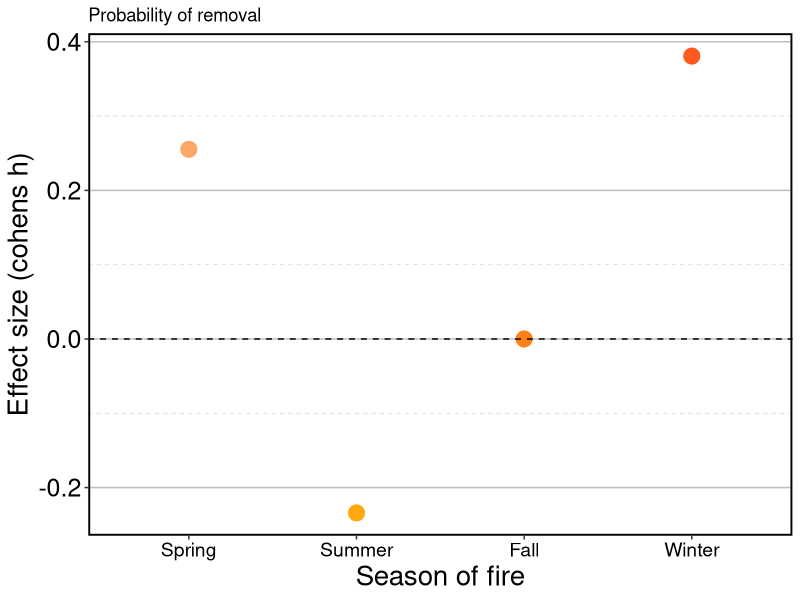
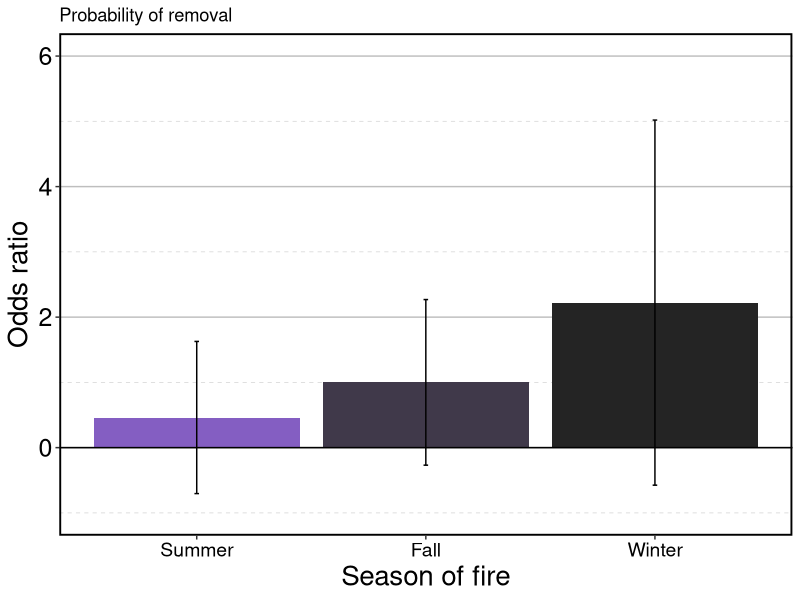

Write R code to recreate these figures, in order. (Note: this script raises an error after producing the figures.)
#### SET UP WORKSPACE ####

library(tidyverse)
library(ggplot2)

firecolors1 <- c("#FE8116", "#FDA766","#FFA80F", "#FE5A1D")


#### Probability of removal - Cohen's h ####

probRem_es <- read_csv("02_Clean_data/propRem_ch.csv")

names(probRem_es)

ggplot(data = probRem_es) +
  geom_point(aes(x=factor(burn_season, 
                          level=c("Spring", "Summer", "Fall", "Winter")),
                 y=cohen.h, color=burn_season),
             size=5)+
  geom_hline(yintercept = 0,
             linetype="dashed")+
  scale_color_manual(values=firecolors1)+
  labs(x="Season of fire",
       y="Effect size (cohens h)",
       title = "Probability of removal")+
  theme_bw()+
  theme(axis.title = element_text(size = 20),
        axis.text.y = element_text(color = "black",
                                   size = 18),
        axis.text.x = element_text(color = "black",
                                   size = 14),
        panel.grid.major.x = element_blank(),
        panel.grid.major.y = element_line(size = 0.5,
                                          colour = "gray"),
        panel.grid.minor.y = element_line(linetype = 2,
                                          color = "lightgray"),
        panel.border = element_rect(colour = "black", 
                                    fill=NA, size=1.3),
        legend.text = element_text(size = 18),
        legend.position="none",
        legend.title = element_text(size = 19))

# ggsave("05_Figures/effsize_remProb_ch.jpg", height=10, width= 10)

#### Probability of Removal - Odds Ratio ####

seasoncolors1 <- c('#40394A','#845EC2','#242424')

remProb.or <- read_csv("02_Clean_data/propRem_or.csv")

ggplot(data=remProb.or)+
  geom_col(aes(x=factor(burn_season, 
                          level=c("Summer", "Fall", "Winter")), 
                 y=odds.ratio, fill=burn_season),
             size = 5)+
  geom_errorbar(aes(x=factor(burn_season, 
                             level=c("Summer", "Fall", "Winter")), 
                    y=odds.ratio, 
                    ymin=lcl,
                    ymax=ucl,
                    fill=burn_season),
                width=.02) +
  scale_fill_manual(values=seasoncolors1)+
  scale_y_continuous(limits=c(-1, 6))+
  geom_hline(yintercept = 0)+
  labs(y="Odds ratio",
       x="Season of fire",
       title="Probability of removal")+
  theme_bw()+
  theme(axis.title = element_text(size = 20),
        axis.text.y = element_text(color = "black",
                                   size = 18),
        axis.text.x = element_text(color = "black",
                                   size = 14),
        panel.grid.major.x = element_blank(),
        panel.grid.major.y = element_line(size = 0.5,
                                          colour = "gray"),
        panel.grid.minor.y = element_line(linetype = 2,
                                          color = "lightgray"),
        panel.border = element_rect(colour = "black", 
                                    fill=NA, size=1.3),
        legend.text = element_text(size = 18),
        legend.position="none",
        legend.title = element_text(size = 19))
  
# ggsave("05_Figures/effsize_remProb_lo.jpg", height=10, width= 10)

#### Amount of dung removed - Log Ratio ####
remno.lr <- read_csv("02_Clean_data/remNo_lrmod.csv")

ggplot() +
  geom_col(data=remno.lr,
           aes(x=factor(burn.season, level=c("Summer", "Fall", "Winter")), 
               y=emmean, 
               fill=burn.season))+
  geom_hline(yintercept = 0,
             linetype = "dashed")+
  geom_errorbar(data=remno.lr, 
                aes(x=burn.season, 
                    y=emmean, 
                    ymin=lower.CL,
                    ymax=upper.CL),
                width=.02,
                color="black")+
  scale_fill_manual(values=seasoncolors1)+
  xlab("Season of burn")+
  ylab("Effect size (lrr)")+
  theme_bw()+
  theme(axis.title = element_text(size = 20),
        axis.text.y = element_text(color = "black",
                                   size = 18),
        axis.text.x = element_text(color = "black",
                                   size = 14),
        panel.grid.major.x = element_blank(),
        panel.grid.major.y = element_line(size = 0.5,
                                          colour = "gray"),
        panel.grid.minor.y = element_line(linetype = 2,
                                          color = "lightgray"),
        panel.border = element_rect(colour = "black", 
                                    fill=NA, size=1.3),
        legend.text = element_text(size = 18),
        legend.position="none",
        legend.title = element_text(size = 19))

ggsave("05_Figures/effsize_remNo_lr.jpg", height=10, width= 10)

#### Amount of dung removed - Cohen's d ####
noRem_cd <- read_csv("02_Clean_data/remno_cd.csv")

ggplot(data=noRem_cd)+
  geom_col(aes(x=factor(burn_season, 
                          level=c("Spring", "Summer", "Fall", "Winter")),
                 y=Estimate,
                 fill=burn_season))+
  geom_hline(yintercept = 0,
             linetype = "dashed")+
  geom_errorbar(data=noRem_cd, 
                aes(x=burn_season, 
                    y=Estimate, 
                    ymin=lcl,
                    ymax=ucl),
                color="black",
                width=0.2)+
  scale_fill_manual(values=firecolors1)+
  labs(x="Season of fire",
       y="Effect size (Cohen's d)",
       title = "Amount of dung removed")+
  theme_bw()+
  theme(axis.title = element_text(size = 20),
        axis.text.y = element_text(color = "black",
                                   size = 18),
        axis.text.x = element_text(color = "black",
                                   size = 14),
        panel.grid.major.x = element_blank(),
        panel.grid.major.y = element_line(size = 0.5,
                                          colour = "gray"),
        panel.grid.minor.y = element_line(linetype = 2,
                                          color = "lightgray"),
        panel.border = element_rect(colour = "black", 
                                    fill=NA, size=1.3),
        legend.text = element_text(size = 18),
        legend.position="none",
        legend.title = element_text(size = 19))

ggsave("05_Figures/effsize_remNo_cd.jpg", height=10, width= 10)

#### Latency - Log ratio ####
remlat.lr <- read_csv("02_Clean_data/remlat_lrmod.csv")

ggplot() +
  geom_col(data=remlat.lr,
           aes(x=factor(burn.season, level=c("Spring", "Summer", "Fall", "Winter")), y=emmean, fill=burn.season))+
  geom_errorbar(data=remlat.lr, 
                aes(x=burn.season, 
                    y=emmean, 
                    ymin=lower.CL,
                    ymax=upper.CL,
                    color=burn.season),
                width=.09,
                lwd=1,
                position=position_dodge(width=0.5))+
  scale_fill_manual(values=firecolors1)+
  xlab("Season of burn")+
  ylab("Effect size")+
  ggtitle("Latency until removal")+
  theme_bw()+
  theme(axis.title = element_text(size = 20),
        axis.text.y = element_text(color = "black",
                                   size = 18),
        axis.text.x = element_text(color = "black",
                                   size = 14),
        panel.grid.major.x = element_blank(),
        panel.grid.major.y = element_line(size = 0.5,
                                          colour = "gray"),
        panel.grid.minor.y = element_line(linetype = 2,
                                          color = "lightgray"),
        panel.border = element_rect(colour = "black", 
                                    fill=NA, size=1.3),
        legend.text = element_text(size = 18),
        legend.position="none",
        legend.title = element_text(size = 19))

ggsave("05_Figures/effsize_remLat_lr.jpg", height=10, width= 10)

#### Latency - Cohen's d ####

lat_cd <- read_csv("02_Clean_data/lat_cd.csv")

ggplot(data=lat_cd)+
  geom_col(aes(x=factor(burn_season,
                           levels=c("Summer", "Fall", "Winter")),
                 y=Estimate,
                 fill=burn_season))+
  geom_hline(yintercept = 0,
             linetype = "dashed")+
  geom_errorbar(aes(x=burn_season, 
                    y=Estimate, 
                    ymin=lcl,
                    ymax=ucl),
                color="black",
                width=0.2)+
  scale_fill_manual(values=firecolors1)+
  labs(x="Season of fire",
       y="Effect size (Cohen's d)",
       title = "Time until dung removal")+
  theme_bw()+
  theme(axis.title = element_text(size = 20),
        axis.text.y = element_text(color = "black",
                                   size = 18),
        axis.text.x = element_text(color = "black",
                                   size = 14),
        panel.grid.major.x = element_blank(),
        panel.grid.major.y = element_line(size = 0.5,
                                          colour = "gray"),
        panel.grid.minor.y = element_line(linetype = 2,
                                          color = "lightgray"),
        panel.border = element_rect(colour = "black", 
                                    fill=NA, size=1.3),
        legend.text = element_text(size = 18),
        legend.position="none",
        legend.title = element_text(size = 19))

# ggsave("05_Figures/effsize_remLat_cd.jpg", height=10, width= 10)

#### Removal Odds Ratio + Removal Amount Effect Size ####

## Odds Ratio

seasoncolors1 <- c('#845EC2','#40394A','#242424')

remProb.or <- read_csv("02_Clean_data/propRem_or.csv")

p1 <- ggplot(data=remProb.or)+
  geom_col(aes(x=factor(burn_season, 
                        levels=c("Summer", "Fall", "Winter")), 
               y=odds.ratio, fill=burn_season),
           size = 5)+
  geom_errorbar(aes(x=factor(burn_season, 
                             levels=c("Summer", "Fall", "Winter")), 
                    y=odds.ratio, 
                    ymin=lcl,
                    ymax=ucl),
                color="black",
                width=.02) +
  scale_fill_manual(values=c('#40394A', '#845EC2', '#242424'))+
  scale_y_continuous(limits=c(-1, 6))+
  geom_hline(yintercept = 0,
             linetype="dashed")+
  labs(y="Odds ratio of removal probability",
       x="Season of fire")+
  theme_bw()+
  theme(axis.title = element_text(size = 20),
        axis.text.y = element_text(color = "black",
                                   size = 18),
        axis.text.x = element_blank(),
        axis.title.x = element_blank(),
        axis.ticks.x = element_blank(),
        panel.grid.major.x = element_blank(),
        panel.grid.major.y = element_line(size = 0.5,
                                          colour = "gray"),
        panel.grid.minor.y = element_line(linetype = 2,
                                          color = "lightgray"),
        panel.border = element_rect(colour = "black", 
                                    fill=NA, size=1.3),
        legend.text = element_text(size = 18),
        legend.position="none",
        legend.title = element_text(size = 19))
p1

## Removal amount

remno.lr <- read_csv("02_Clean_data/remNo_lrmod.csv")

p2 <- ggplot() +
  geom_col(data=remno.lr,
           aes(x=factor(burn.season, 
                        levels=c("Summer", "Fall", "Winter")), 
               y=emmean, 
               fill=burn.season))+
  geom_hline(yintercept = 0,
             linetype = "dashed")+
  geom_errorbar(data=remno.lr, 
                aes(x=burn.season, 
                    y=emmean, 
                    ymin=lower.CL,
                    ymax=upper.CL),
                width=.02,
                color="black")+
  scale_fill_manual(values=c('#845EC2','#40394A', '#242424'),
                    breaks=c('Summer', 'Fall', 'Winter'))+
  xlab("Season of fire")+
  ylab("Effect size (lrr) of removal amount")+
  theme_bw()+
  theme(axis.title = element_text(size = 20),
        axis.text.y = element_text(color = "black",
                                   size = 18),
        axis.text.x = element_blank(),
        axis.title.x = element_blank(),
        axis.ticks.x = element_blank(),
        panel.grid.major.x = element_blank(),
        panel.grid.major.y = element_line(size = 0.5,
                                          colour = "gray"),
        panel.grid.minor.y = element_line(linetype = 2,
                                          color = "lightgray"),
        panel.border = element_rect(colour = "black", 
                                    fill=NA, size=1.3),
        legend.text = element_text(size = 12),
        legend.title = element_text(size = 14))

p2 


## Together

g1 <- plot_grid(p1, 
                p2 + theme(legend.position="none"), 
                nrow=1, 
                align="vh",
                hjust = -1)
g1

# extract legend 

legend <- get_legend(
  p2 + theme(legend.box.margin = margin(0, 0, 0, 12))
)

# cowplot with legend 

g2 <-plot_grid(g1, legend, rel_widths = c(3, .4))

g2

ggsave("05_Figures/effsize_cowplot.jpg", height = 7, width = 15)
